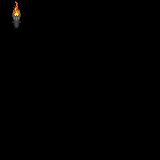

Tiled map render using the project's own tile images. Description and the whole map definition, tile-layer contents included, below:
An orthogonal 5x5 tile map with 32x32 px tiles, 2 tile layers (Tile Layer 1, Tile Layer 2), 3 tilesets.

<map version="1.2" tiledversion="1.3.1" orientation="orthogonal" renderorder="right-down" compressionlevel="0" width="5" height="5" tilewidth="32" tileheight="32" infinite="0" nextlayerid="3" nextobjectid="1">
 <tileset firstgid="1" source="../sprite/dungeon/floor/floors.tsx" />
 <tileset firstgid="21" source="../sprite/dungeon/wall/walls.tsx" />
 <tileset firstgid="41" source="../sprite/dungeon/torch/torch.tsx" />
 <layer id="1" name="Tile Layer 1" width="5" height="5">
  <data encoding="csv">
42,0,0,0,0,
0,0,0,0,0,
0,0,0,0,0,
0,0,0,0,0,
0,0,0,0,0
</data>
 </layer>
 <layer id="2" name="Tile Layer 2" width="5" height="5">
  <data encoding="csv">
0,0,0,0,0,
0,0,0,0,0,
0,0,0,0,0,
0,0,0,0,0,
0,0,0,0,0
</data>
 </layer>
</map>
